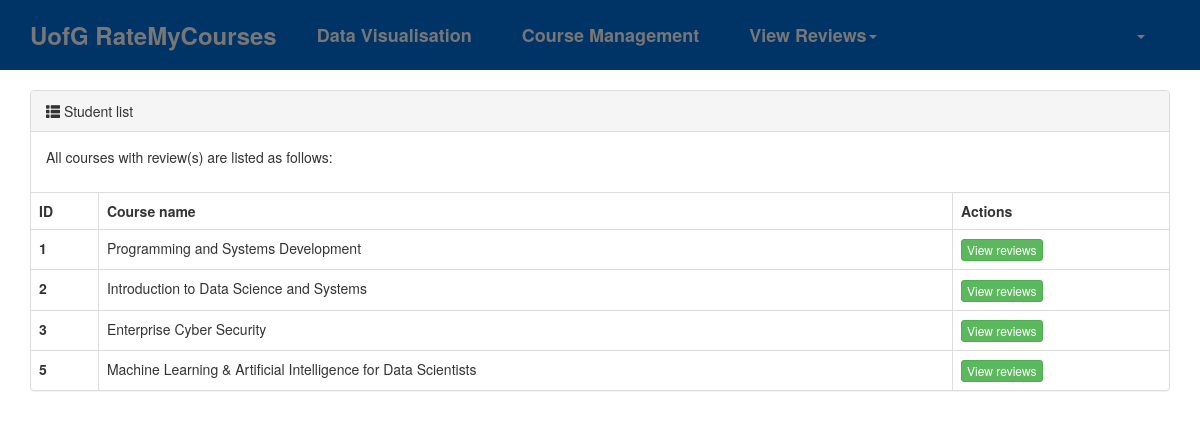
/course-list/ (signed in), run on an earlier commit of the app's database.
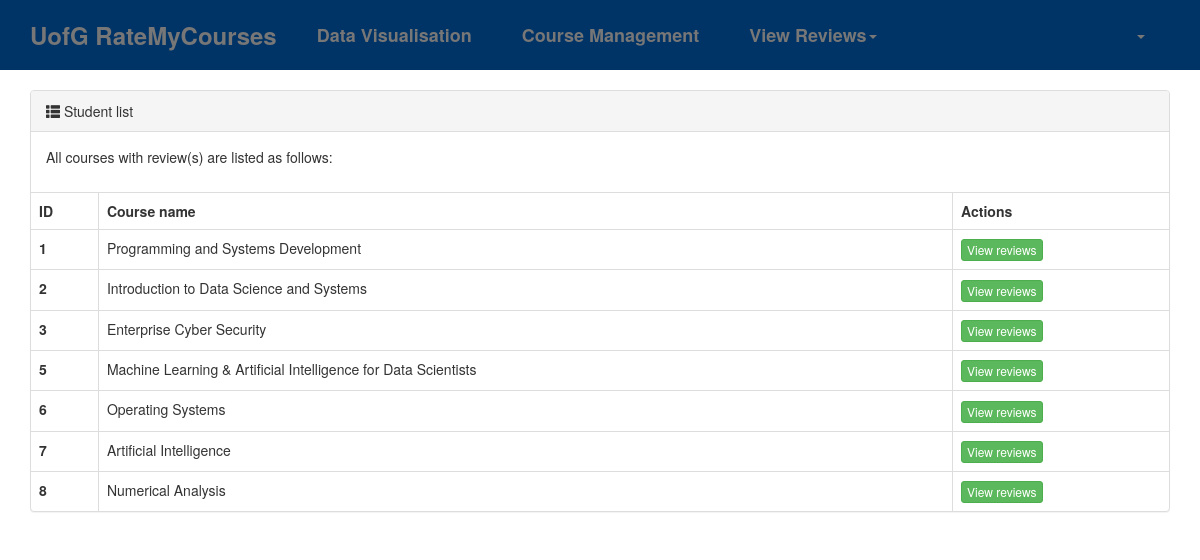
And on a later commit of the database.
### rmc/models.py (models this page shows)
class Course(models.Model):
    name = models.CharField(verbose_name="Name", max_length=64)
    associated_degree_programmes = models.ManyToManyField(to="DegreeProgramme", related_name="degree_programme_courses")

### rmc/views/staff.py (the view)
# urls.py: path("course-list/", staff.course_list),
def course_list(request):
    courses = models.Course.objects.all()
    courses_review = models.CourseReview.objects.all().values("course_id").distinct()
    pagination_object = Pagination(request, courses)
    contents = {
        "courses_review": courses_review,
        "queryset": pagination_object.queryset_page,
        "tpl_pagination_navbar": pagination_object.tpl(),
    }
    return render(request, "course-list.html", contents)

### rmc/templates/course-list.html
{% extends "layout.html" %}
{% block content %}
    <div class="container">
        <div>
            <div class="panel panel-default">
                <div class="panel-heading">
                    <span class="glyphicon glyphicon-th-list" aria-hidden="true"></span>
                    Student list
                </div>
                <div class="panel-body">
                    <p>All courses with review(s) are listed as follows:</p>
                </div>
                <table class="table table-bordered">
                    <thead>
                    <tr>
                        <th>ID</th>
                        <th>Course name</th>
                        <th>Actions</th>
                    </tr>
                    </thead>
                    <tbody>
                    {% for obj in queryset %}
                        <tr>
                            {% for course in courses_review %}
                                {% if course.course_id == obj.id %}
                                    <th scope="row">{{ obj.id }}</th>
                                    <td>{{ obj.name }}</td>
                                    <td>
                                        <a class="btn btn-success btn-xs" href="/{{ obj.id }}/view-reviews-course/">View reviews</a>
                                    </td>
                                {% endif %}
                            {% endfor %}
                        </tr>
                    {% endfor %}
                    </tbody>
                </table>
            </div>
        </div>
    </div>
{% endblock %}

What changed in the data, as far as the page shows it:
added Course: id "6", name "Operating Systems"
added Course: id "7", name "Artificial Intelligence"
added Course: id "8", name "Numerical Analysis"
